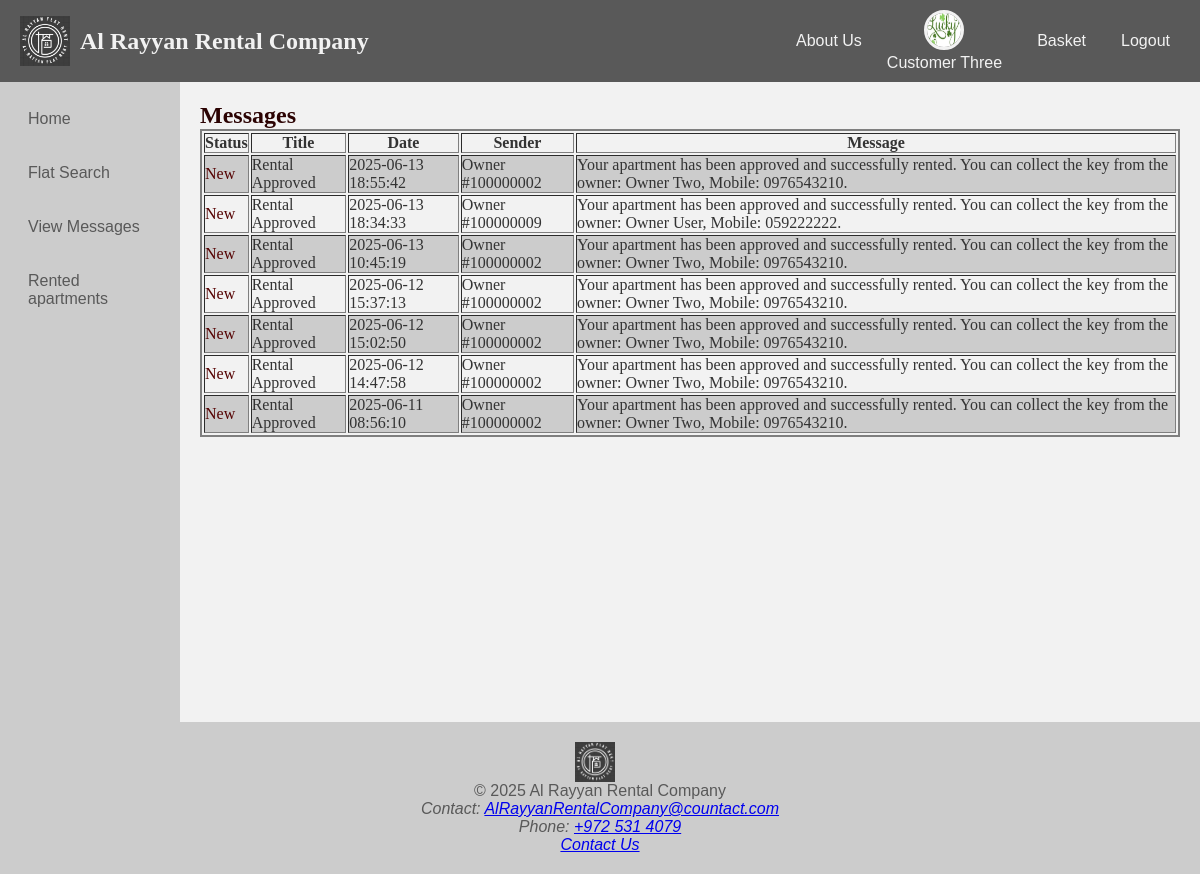
Screenshot of /masseges.php (signed in) with the database file from the repository.
### tables this page shows
CREATE TABLE `customer` (
  `CustomerID` bigint NOT NULL,
  `NationalID` char(9) NOT NULL,
  `Name` varchar(100) NOT NULL,
  `Password` varchar(100) NOT NULL,
  `DateOfBirth` date DEFAULT NULL,
  `Email` varchar(100) DEFAULT NULL,
  `MobileNumber` varchar(15) DEFAULT NULL,
  `TelephoneNumber` varchar(15) DEFAULT NULL,
  `Username` varchar(100) DEFAULT NULL,
  `custmerImage` varchar(100) DEFAULT NULL
);

CREATE TABLE `messages` (
  `MessageID` int NOT NULL,
  `Title` varchar(150) NOT NULL,
  `MessageBody` text NOT NULL,
  `MessageDate` datetime NOT NULL DEFAULT CURRENT_TIMESTAMP,
  `SenderType` varchar(100) NOT NULL,
  `SenderID` bigint NOT NULL,
  `RecipientType` varchar(100) NOT NULL,
  `RecipientID` bigint NOT NULL,
  `IsRead` tinyint(1) DEFAULT '0',
  `MessageType` text
);

### masseges.php (the view, shortened to what this page needs)
<?php
include('header.php');
include('database.inc.php');
if (isset($_SESSION['customer_id'])) {
    $userType = "Customer";
    $userID = $_SESSION['customer_id'];
} elseif (isset($_SESSION['owner_id'])) {
    $userType = "Owner";
    $userID = $_SESSION['owner_id'];
} elseif (isset($_SESSION['manager_id'])) {
    $userType = "Manager";
    $userID = $_SESSION['manager_id'];
} else {
    header("Location: login.php");
    exit();
}
$stmt = $pdo->prepare("
    SELECT * FROM messages
    WHERE RecipientType = :userType AND RecipientID = :userID
    ORDER BY MessageDate DESC
");
$stmt->execute([
    ':userType' => $userType,
    ':userID' => $userID
]);
$messages = $stmt->fetchAll();
?>
<!DOCTYPE html>
<html lang="en">
<head>
    <link rel="stylesheet" href="style.css">
</head>
<body>
<section class="container">
    <?php include('navigation.php'); ?>
    <main>
        <h2>Messages</h2>
        <?php if (empty($messages)): ?>
            <p>No messages found.</p>
        <?php else: ?>
            <table border="1" cellpadding="8">
                <tr>
                    <th>Status</th>
                    <th>Title</th>
                    <th>Date</th>
                    <th>Sender</th>
                    <th>Message</th>
                </tr>
                <?php foreach ($messages as $msg): ?>
                    <tr>
                        <td>
                            <?php if ($msg['IsRead']): ?>
                                <span class="color_masege_true">Read</span>
                            <?php else: ?>
                                <span class="color_masege_false">New</span>
                            <?php endif; ?>
                        </td>
                        <td><?= htmlspecialchars($msg['Title']) ?></td>
                        <td><?= htmlspecialchars($msg['MessageDate']) ?></td>
                        <td><?= htmlspecialchars($msg['SenderType']) . " #" . htmlspecialchars($msg['SenderID']) ?></td>
                        <td><?= nl2br(htmlspecialchars($msg['MessageBody'])) ?></td>
                    </tr>
                <?php endforeach; ?>
            </table>
        <?php endif; ?>
    </main>
</section>
<?php include('footer.php'); ?>
</body>
</html>

### header.php (shortened to what this page needs)
<?php
include('database.inc.php');
$isCustomerLoggedIn = isset($_SESSION['customer_id']);
$isOwnerLoggedIn = isset($_SESSION['owner_id']);
$isManagerLoggedIn = isset($_SESSION['manager_id']);
$username = '';
$userProfileLink = '';
if ($isCustomerLoggedIn) {
    $customerID = $_SESSION['customer_id'];
    $stmt = $pdo->prepare("SELECT Name FROM customer WHERE CustomerID = ?");
    $stmt->execute([$customerID]);
    $row = $stmt->fetch(PDO::FETCH_ASSOC);
    if ($row) {
        $username = $row['Name'];
        $userProfileLink = "userProfile.php?id={$customerID}&type=customer";
    }
}
?>
<header>
    <section class="logo-name">
        <img src="image/logo.png" alt="Logo" class="logo">
        <h1>Al Rayyan Rental Company</h1>
    </section>
    <section class="header-links">
        <a href="AboutUs.php">About Us</a>
        <?php if ($isCustomerLoggedIn || $isOwnerLoggedIn || $isManagerLoggedIn): ?>
           <div class="user_card">
    <?php
        $userImage = 'image/maneger.jpg';
        if ($isCustomerLoggedIn) {
            $customerID = $_SESSION['customer_id'];
            $customImagePath = "pending_images/C{$customerID}.jpg";
            if (file_exists($customImagePath)) {
                $userImage = $customImagePath;
            }
        } elseif ($isOwnerLoggedIn) {
            $ownerID = $_SESSION['owner_id'];
            $customImagePath = "pending_images/O{$ownerID}.jpg";
            if (file_exists($customImagePath)) {
                $userImage = $customImagePath;
            }
        }
    ?>
    <a href="<?= $userProfileLink ?>">
        <img src="<?= htmlspecialchars($userImage) ?>" alt="User" class="user-photo">
    </a>
    <p><?= htmlspecialchars($username); ?></p>
</div>
            <?php if ($isCustomerLoggedIn): ?>
                <a href="basket.php" class="customer-only">Basket</a>
            <?php endif; ?>
        <?php else: ?>
            <a href="Sign-up.php">Sign-up</a>
            <a href="login.php">Login</a>
        <?php endif; ?>
        <?php if ($isCustomerLoggedIn || $isOwnerLoggedIn || $isManagerLoggedIn): ?>
            <a href="logout.php">Logout</a>
        <?php endif; ?>
    </section>
</header>

### style.css (style rules this page uses)
* { margin: 0; padding: 0; box-sizing: border-box; }
body { font-family: Arial, sans-serif; background-color: #f2f2f2; color: #333333; }
header { display: flex; justify-content: space-between; align-items: center; background-color: #595959; color: #f2f2f2; padding: 10px 20px; }
.logo-name { display: flex; align-items: center; color: #ffffff; }
.logo { width: 50px; height: 50px; margin-right: 10px; }
.header-links { display: flex; align-items: center; gap: 15px; }
.header-links a { color: #f2f2f2; text-decoration: none; padding: 5px 10px; }
.user_card { text-align: center; margin-right: 10px; }
.user-photo { width: 40px; height: 40px; border-radius: 50%; border: 3px solid #f2f2f2; }
.container { display: flex; min-height: 80vh; }
main { flex: 1; padding: 20px; background-color: #f2f2f2; color: #333333; }
main { flex: 2; }
table { width: 100%; border: 2px solid #7f7f7f; font-family: 'Times New Roman', serif; color: #333333; }
tbody tr:nth-child(even) { background-color: #cccccc; }
tbody tr:nth-child(odd) { background-color: #f2f2f2; }
h2, h3 { font-family: 'Times New Roman', serif; color: #2b0202; }
h1 { font-family: 'Georgia', serif; color: #f2f2f2; }
.color_masege_false { color: #560303; }

### rows the page displays
customer: Name "Customer Three"
messages: IsRead "New", Title "Rental Approved", MessageDate "2025-06-13 18:55:42", SenderType "Owner", SenderID "100000002", MessageBody "Your apartment has been approved and successfully rented. You can collect the key from the owner: Owner Two, Mobile: 0976543210."
messages: IsRead "New", Title "Rental Approved", MessageDate "2025-06-13 18:34:33", SenderType "Owner", SenderID "100000009", MessageBody "Your apartment has been approved and successfully rented. You can collect the key from the owner: Owner User, Mobile: 059222222."
messages: IsRead "New", Title "Rental Approved", MessageDate "2025-06-13 10:45:19", SenderType "Owner", SenderID "100000002", MessageBody "Your apartment has been approved and successfully rented. You can collect the key from the owner: Owner Two, Mobile: 0976543210."
messages: IsRead "New", Title "Rental Approved", MessageDate "2025-06-12 15:37:13", SenderType "Owner", SenderID "100000002", MessageBody "Your apartment has been approved and successfully rented. You can collect the key from the owner: Owner Two, Mobile: 0976543210."
messages: IsRead "New", Title "Rental Approved", MessageDate "2025-06-12 15:02:50", SenderType "Owner", SenderID "100000002", MessageBody "Your apartment has been approved and successfully rented. You can collect the key from the owner: Owner Two, Mobile: 0976543210."
messages: IsRead "New", Title "Rental Approved", MessageDate "2025-06-12 14:47:58", SenderType "Owner", SenderID "100000002", MessageBody "Your apartment has been approved and successfully rented. You can collect the key from the owner: Owner Two, Mobile: 0976543210."
messages: IsRead "New", Title "Rental Approved", MessageDate "2025-06-11 08:56:10", SenderType "Owner", SenderID "100000002", MessageBody "Your apartment has been approved and successfully rented. You can collect the key from the owner: Owner Two, Mobile: 0976543210."
